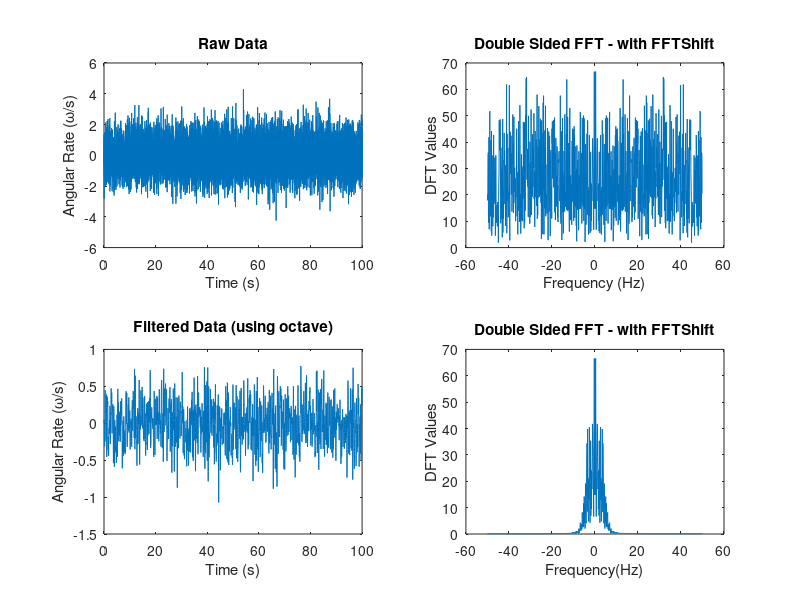

This chart was generated by the following MATLAB code:
% @file fft_test_octa.m
% IIR/FIR Filter implementation
% @author Ricardo <tsao.ricardo@iac.com.tw>

clear;

NFFT=1000;

% load raw data
fs=100; %sampling frequency
t=0:0.01:100; %time base

x = csvread('raw_data.csv');

%histogram(x);
%figure

std(x)
mean(x)

% plot raw data
subplot(2,2,1)
plot(t, x)
title('Raw Data')
xlabel('Time (s)')
ylabel('Angular Rate (\omega/s)');

% do FFT
X=fftshift(fft(x,NFFT));
fVals=fs*(-NFFT/2:NFFT/2-1)/NFFT;

% plot the FFT result of raw data
subplot(2,2,2)
plot(fVals,abs(X));	
title('Double Sided FFT - with FFTShift');
xlabel('Frequency (Hz)')
ylabel('DFT Values');

% do filtering
% IIR
[b,a] = cheby2(4,60,12.5/50);
x = filter(b,a,x);

% FIR
%h = fir1(12,12.5/50);
%x = filter(h,1,x); 

std(x)
mean(x)

% plot the filtered data
subplot(2,2,3)
plot(t, x)
title('Filtered Data (using octave)')
xlabel('Time (s)');
ylabel('Angular Rate (\omega/s)');

% do FFT
X=fftshift(fft(x,NFFT));
fVals=fs*(-NFFT/2:NFFT/2-1)/NFFT;

% plot the FFT result of filtered data 
subplot(2,2,4)
plot(fVals,abs(X));	
title('Double Sided FFT - with FFTShift');
xlabel('Frequency(Hz)')	 	 
ylabel('DFT Values');

%figure
%freqz(b,a)
%freqz(b,a,[],100)

